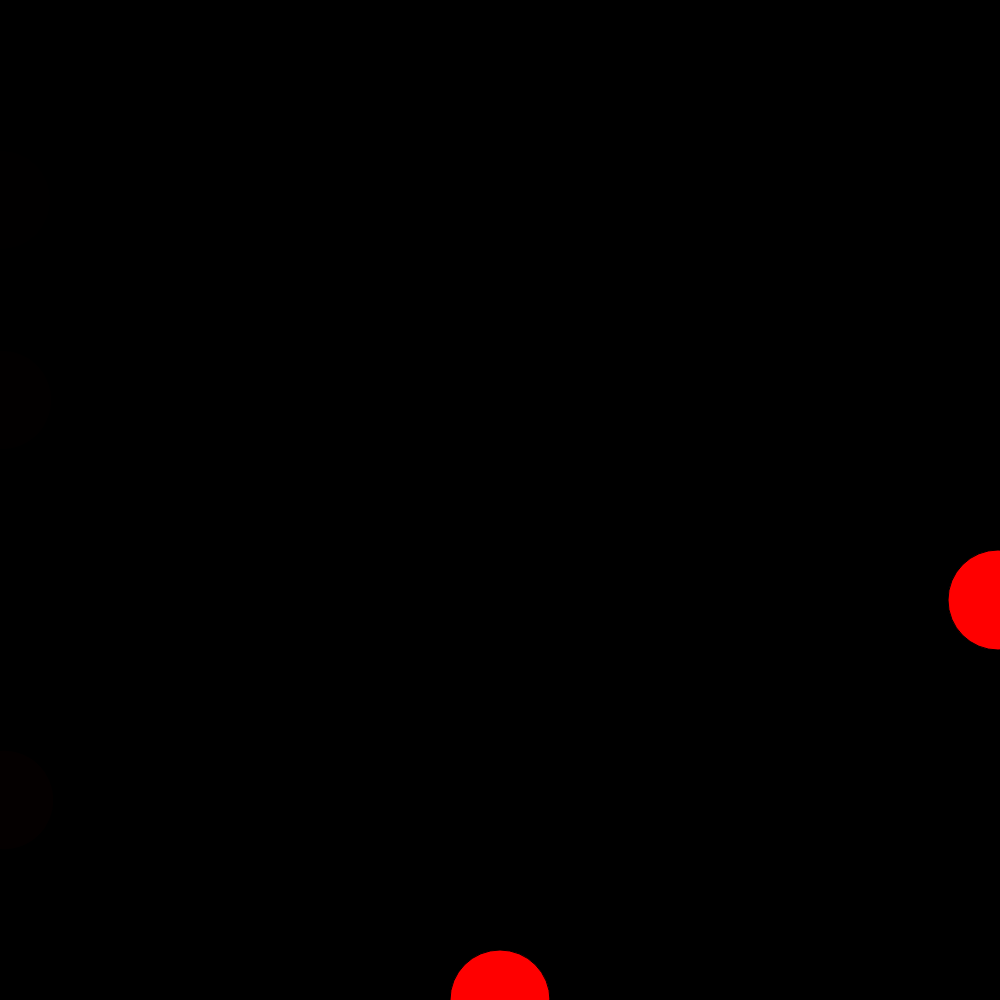
Frame 1 (no input)
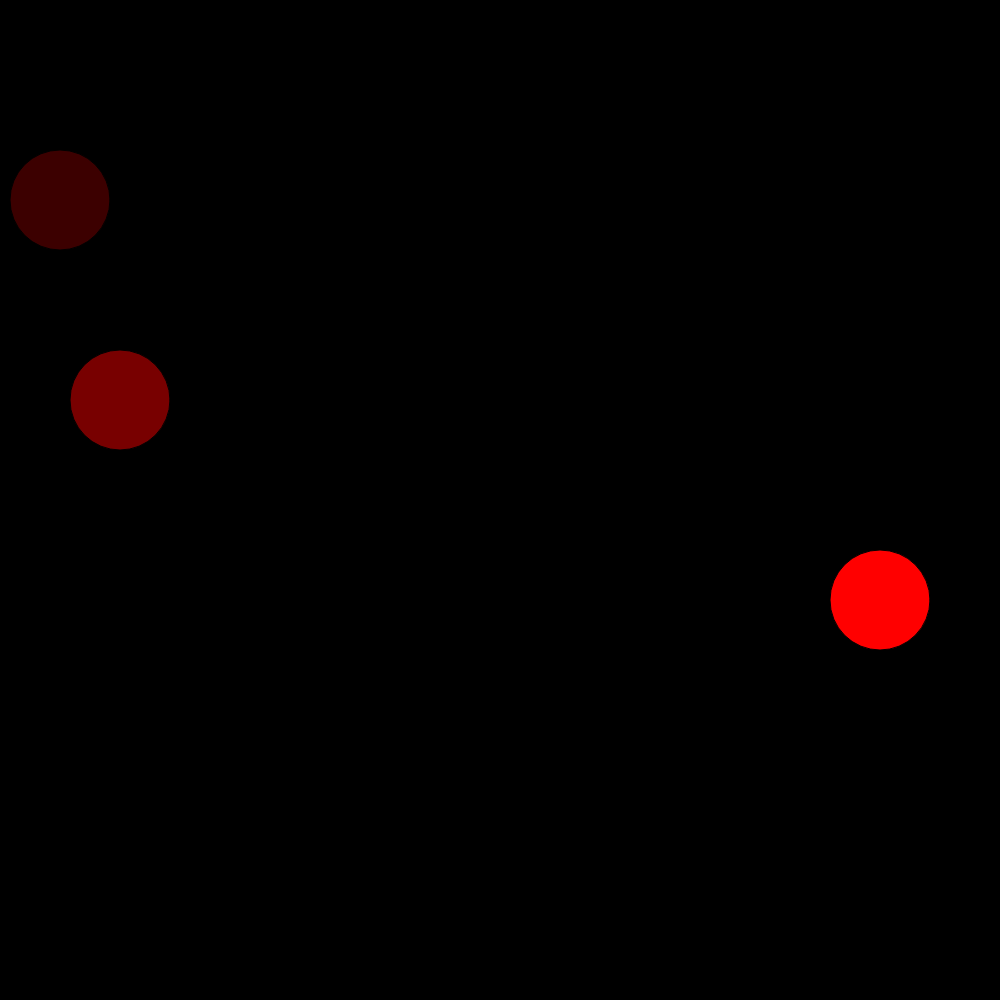
Frame 60 (no input)
Frame 120 (the mouse pressed at the canvas centre since frame 60): identical to frame 60, image omitted

The p5.js sketch that drew these frames (run headless with seeded random() and noise() and a simulated clock; from frame 60 on, the mouse is pressed at the canvas centre):

// p5.js sketch
// ── sketch.js
let x1 = 0;
let x2 = 0;
let x3 = 1000;
let x4 = 2;
let x5 = 1000;

function setup() {
  
  createCanvas(1000,1000);
  
}

function draw() {
  
  background(0);
  
  x1++;
  // x1 = x1 + 1;
  // or x1 += 1;
  fill(x1,0,0);
  ellipse(x1,200,100);
  //             wh
  
  x2 += 2;
  // x2 = x2 + 2;
  fill(x2,0,0);
  ellipse(x2,400,100);
  //             wh
  
  x3 -= 2;
  // x3 = x3 - 2;
  fill(x3,0,0);
  ellipse(x3,600,100);
  //             wh
  
  x4 *= 2;
  // x4 = x4 * 2;
  fill(x4,0,0);
  ellipse(x4,800,100);
  //             wh
  
  x5 /= 2;
  // x5 = x5 / 2;
  fill(x5,0,0);
  ellipse(x5,1000,100);
  //             wh
  
}

function mousePressed() {
  
   x1 = 0;
   x2 = 0;
   x3 = 1000;
   x4 = 0;
   x5 = 1000;
  
}
